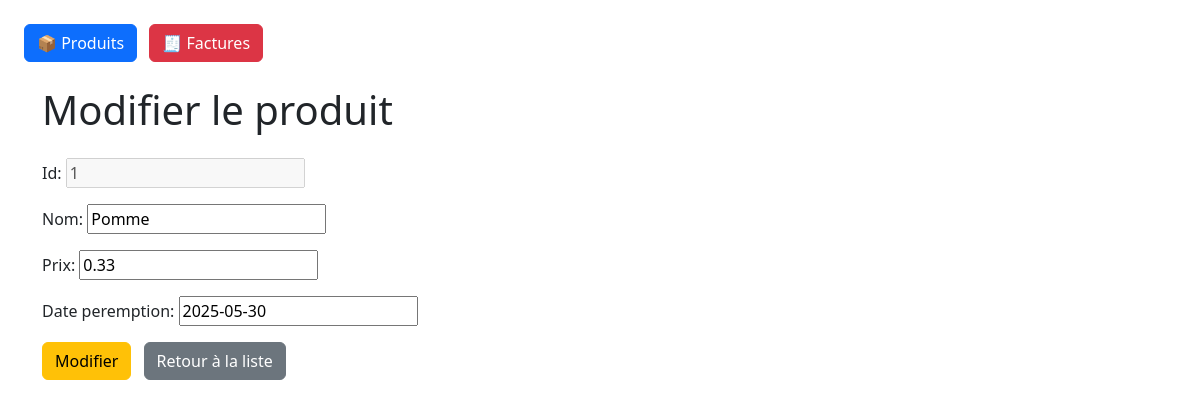
/produits/modifier/1/, run on the app's committed database.
### gestion/models.py (models this page shows, shortened)
class Produit(models.Model):
    id = models.CharField(max_length=100, primary_key=True)
    nom = models.CharField(max_length=100)
    prix = models.DecimalField(max_digits=10, decimal_places=2)
    date_peremption = models.DateField()

### gestion/views.py (the view)
# urls.py: path('produits/modifier/<int:produit_id>/', views.modifier_produit, name='modifier_produit'),
def modifier_produit(request, produit_id):
    produit = get_object_or_404(Produit, pk=produit_id)
    if request.method == 'POST':
        form = ProduitForm(request.POST, instance=produit)
        if form.is_valid():
            form.save()
            return redirect('liste_produits')
    else:
        form = ProduitForm(instance=produit)
    return render(request, 'gestion/modifier_produit.html', {'form': form})

### gestion/forms.py (shortened to what this page needs)
class ProduitForm(forms.ModelForm):
    class Meta:
        model = Produit
        fields = ['id', 'nom', 'prix', 'date_peremption']
    def __init__(self, *args, **kwargs):
        super().__init__(*args, **kwargs)
        if self.instance.pk:
            self.fields['id'].disabled = True

### gestion/templates/gestion/modifier_produit.html (shortened to what this page needs)
{% extends "base.html" %}
{% block content %}
<div class="container mt-4">
  <h1 class="mb-4">Modifier le produit</h1>
  <form method="post" class="mb-3">
    {{ form.as_p }}
    <button type="submit" class="btn btn-warning">Modifier</button>
    <a href="{% url 'liste_produits' %}" class="btn btn-secondary ms-2">Retour à la liste</a>
  </form>
</div>
{% endblock %}

### data on the page
Produit: id "1", nom "Pomme", prix "0.33", date_peremption "2025-05-30"
